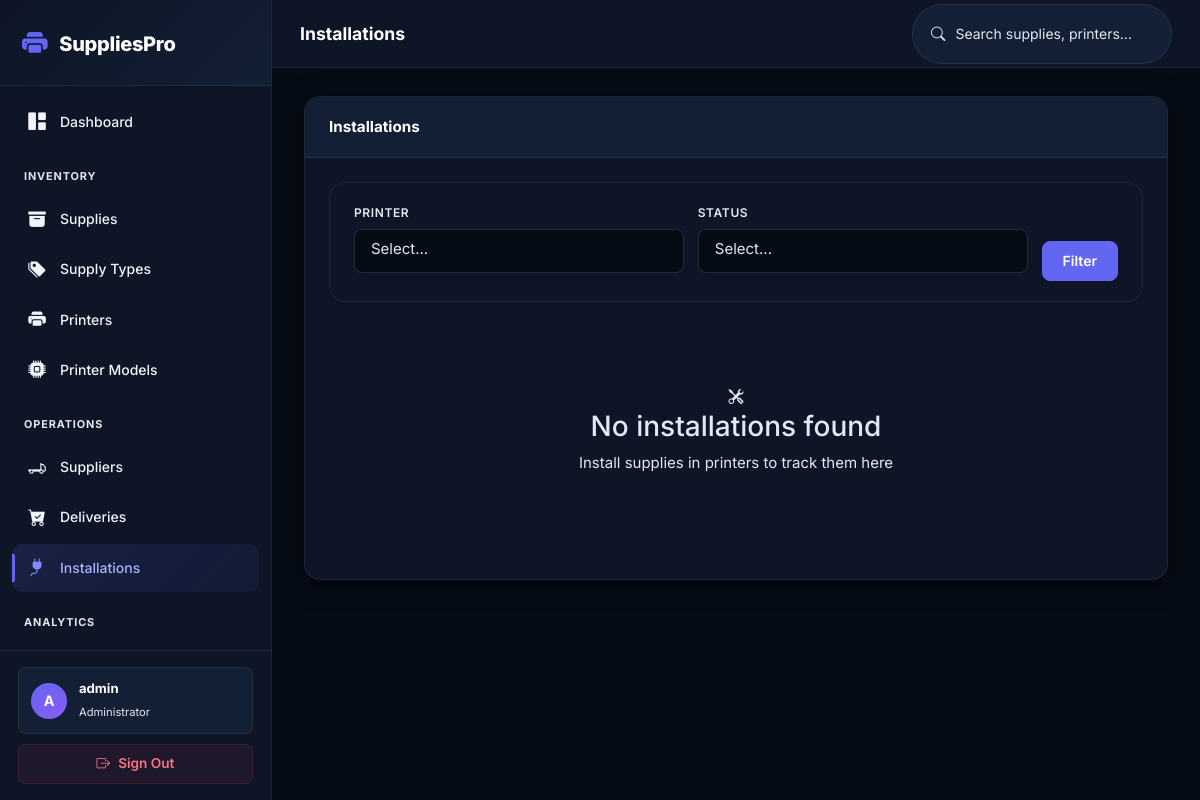
Page /installations/ (signed in) on the committed database.
### inventory/models.py (models this page shows, shortened)
class User(AbstractUser):
    ROLE_CHOICES = [
        ('admin', 'Administrator'),
        ('manager', 'Manager'),
    ]
    role = models.CharField(max_length=20, choices=ROLE_CHOICES, default='manager')
    phone = models.CharField(max_length=20, blank=True)
    class Meta:
        verbose_name = 'User'
        verbose_name_plural = 'Users'

### inventory/views.py (the view)
# urls.py: path('installations/', views.InstallationListView.as_view(), name='installation_list'),
class InstallationListView(LoginRequiredMixin, ListView):
    model = SupplyInstallation
    template_name = 'inventory/installation_list.html'
    paginate_by = 20
    context_object_name = 'installations'
    def get_queryset(self):
        queryset = SupplyInstallation.objects.all().order_by('-installed_at')
        printer = self.request.GET.get('printer')
        status = self.request.GET.get('status')
        if printer:
            queryset = queryset.filter(printer_id=printer)
        if status == 'active':
            queryset = queryset.filter(is_active=True)
        elif status == 'disposed':
            queryset = queryset.filter(is_active=False)
        return queryset.select_related('printer', 'printer__printer_model', 'supply', 'installed_by')
    def get_context_data(self, **kwargs):
        context = super().get_context_data(**kwargs)
        context['printers'] = Printer.objects.filter(status='active')
        return context

### rbac/services.py (called while the page is built)
def get_user_permissions(user):
    if not user.is_authenticated:
        return set()
    cache_key = f'user_permissions_{user.pk}'
    permissions = cache.get(cache_key)
    if permissions is None:
        permissions = set()
        user_roles = Role.objects.filter(user_roles__user=user)
        for role in user_roles:
            for perm in role.permissions.all():
                permissions.add(perm.code)
        cache.set(cache_key, permissions, timeout=3600)
    return permissions

def get_user_roles(user):
    if not user.is_authenticated:
        return Role.objects.none()
    return Role.objects.filter(user_roles__user=user)

### templates/inventory/installation_list.html (shortened to what this page needs)
{% extends "base.html" %}
{% block page_title %}Installations{% endblock %}
{% block content %}
<div class="card">
    <div class="card-header">Installations</div>
    <div class="card-body">
        <form method="get" class="filter-bar">
            <div class="filter-group">
                <label>Printer</label>
            </div>
            <div class="filter-group">
                <label>Status</label>
            </div>
            <button type="submit" class="btn btn-primary">Filter</button>
        </form>
        {% if installations %}
        <table class="table">
            <thead>
                <tr>
                    <th>Supply</th>
                    <th>Printer</th>
                    <th>Installed By</th>
                    <th>Installed At</th>
                    <th>Status</th>
                    <th>Actions</th>
                </tr>
            </thead>
            <tbody>
                {% for installation in installations %}
                <tr>
                    <td><a href="{% url 'supply_detail' installation.supply.pk %}" style="color: var(--primary); text-decoration: none;">{{ installation.supply.name }}</a></td>
                    <td>
                        <a href="{% url 'printer_detail' installation.printer.pk %}" style="color: var(--primary); text-decoration: none;">{{ installation.printer.name }}</a>
                    </td>
                    <td>{{ installation.installed_by.username }}</td>
                    <td>{{ installation.installed_at|date:"M d, Y" }}</td>
                    <td>
                        {% if installation.is_active %}
                        <span class="badge badge-success">Active</span>
                        {% else %}
                        <span class="badge badge-muted">Disposed</span>
                        {% endif %}
                    </td>
                    <td>
                        {% if installation.is_active %}
                        <form method="post" action="{% url 'installation_dispose' installation.pk %}" class="confirm-form d-inline">
                            {% csrf_token %}
                            <button type="submit" class="btn btn-sm btn-outline-warning">Dispose</button>
                        </form>
                        {% endif %}
                    </td>
                </tr>
                {% endfor %}
            </tbody>
        </table>
        {% if page_obj.has_other_pages %}
        <nav class="d-flex justify-content-center mt-4">
            <ul class="pagination">
                {% if page_obj.has_previous %}
                <li class="page-item">
                    <a class="page-link" href="?page={{ page_obj.previous_page_number }}{% if request.GET.printer %}&printer={{ request.GET.printer }}{% endif %}{% if request.GET.status %}&status={{ request.GET.status }}{% endif %}">Previous</a>
                </li>
                {% endif %}
                <li class="page-item active">
                    <span class="page-link">Page {{ page_obj.number }} of {{ page_obj.paginator.num_pages }}</span>
                </li>
                {% if page_obj.has_next %}
                <li class="page-item">
                    <a class="page-link" href="?page={{ page_obj.next_page_number }}{% if request.GET.printer %}&printer={{ request.GET.printer }}{% endif %}{% if request.GET.status %}&status={{ request.GET.status }}{% endif %}">Next</a>
                </li>
                {% endif %}
            </ul>
        </nav>
        {% endif %}
        {% else %}
        <div class="empty-state">
            <i class="bi bi-tools"></i>
            <h3>No installations found</h3>
            <p>Install supplies in printers to track them here</p>
        </div>
        {% endif %}
    </div>
</div>
{% endblock %}

### templates/base.html (shortened to what this page needs)
{% load rbac %}
<!DOCTYPE html>
<html lang="en">
<head>
    <link href="https://cdn.jsdelivr.net/npm/bootstrap@5.3.0/dist/css/bootstrap.min.css" rel="stylesheet">
    <link rel="stylesheet" href="https://cdn.jsdelivr.net/npm/bootstrap-icons@1.11.0/font/bootstrap-icons.css">
    <link href="https://cdn.jsdelivr.net/npm/select2@4.1.0-rc.0/dist/css/select2.min.css" rel="stylesheet"/>
    <link href="https://cdn.jsdelivr.net/npm/select2-bootstrap-5-theme@1.3.0/dist/select2-bootstrap-5-theme.min.css" rel="stylesheet"/>
    <link rel="stylesheet" href="/static/css/style.css">
</head>
<body>
{% if user.is_authenticated %}
<aside class="sidebar" id="sidebar">
    <div class="brand">
        <i class="bi bi-printer-fill"></i>
        <span>SuppliesPro</span>
    </div>
    <nav>
        <a href="{% url 'dashboard' %}" class="{% if request.resolver_match.url_name == 'dashboard' %}active{% endif %}">
            <i class="bi bi-grid-1x2-fill"></i> Dashboard
        </a>
        <div class="section-title">Inventory</div>
        <a href="{% url 'supply_list' %}" class="{% if 'supply' in request.resolver_match.url_name and 'model' not in request.resolver_match.url_name and 'type' not in request.resolver_match.url_name %}active{% endif %}">
            <i class="bi bi-archive-fill"></i> Supplies
        </a>
        <a href="{% url 'supply_type_list' %}" class="{% if 'supply_type' in request.resolver_match.url_name %}active{% endif %}">
            <i class="bi bi-tags-fill"></i> Supply Types
        </a>
        <a href="{% url 'printer_list' %}" class="{% if 'printer' in request.resolver_match.url_name and 'model' not in request.resolver_match.url_name %}active{% endif %}">
            <i class="bi bi-printer-fill"></i> Printers
        </a>
        <a href="{% url 'printer_model_list' %}" class="{% if 'printer_model' in request.resolver_match.url_name %}active{% endif %}">
            <i class="bi bi-cpu-fill"></i> Printer Models
        </a>
        <div class="section-title">Operations</div>
        <a href="{% url 'supplier_list' %}" class="{% if 'supplier' in request.resolver_match.url_name %}active{% endif %}">
            <i class="bi bi-truck-flatbed"></i> Suppliers
        </a>
        <a href="{% url 'delivery_list' %}" class="{% if 'delivery' in request.resolver_match.url_name %}active{% endif %}">
            <i class="bi bi-cart-check-fill"></i> Deliveries
        </a>
        <a href="{% url 'installation_list' %}" class="{% if 'installation' in request.resolver_match.url_name %}active{% endif %}">
            <i class="bi bi-plug-fill"></i> Installations
        </a>
        <div class="section-title">Analytics</div>
        <a href="{% url 'inventory_report' %}" class="{% if 'inventory_report' in request.resolver_match.url_name %}active{% endif %}">
        </a>
    </nav>
    <div class="user-info">
        <div class="user-pill">
            <div class="avatar">{{ user.username|first|upper }}</div>
            <div class="name-role">
                <span class="d-block fw-bold text-white small">{{ user.username }}</span>
                <span class="role">{{ user.get_role_display }}</span>
            </div>
        </div>
        <a href="{% url 'logout' %}" class="logout-link">
            <i class="bi bi-box-arrow-right"></i> Sign Out
        </a>
    </div>
</aside>
<div class="main-content">
    <header class="top-bar">
        <div class="d-flex align-items-center gap-3">
            <h1>{% block page_title %}Dashboard{% endblock %}</h1>
        </div>
        <div class="search-box">
            <form method="get" action="{% url 'global_search' %}" class="d-flex align-items-center gap-2">
                <i class="bi bi-search"></i>
                <input type="text" name="q" placeholder="Search supplies, printers..." id="globalSearch">
            </form>
        </div>
    </header>
    <main>
        {% block content %}{% endblock %}
    </main>
</div>
{% else %}
<div class="login-container">
    {% block login_content %}{% endblock %}
</div>
{% endif %}
</body>
</html>

### rows in the picture
User: username|first "A", username "admin", role "Administrator"
